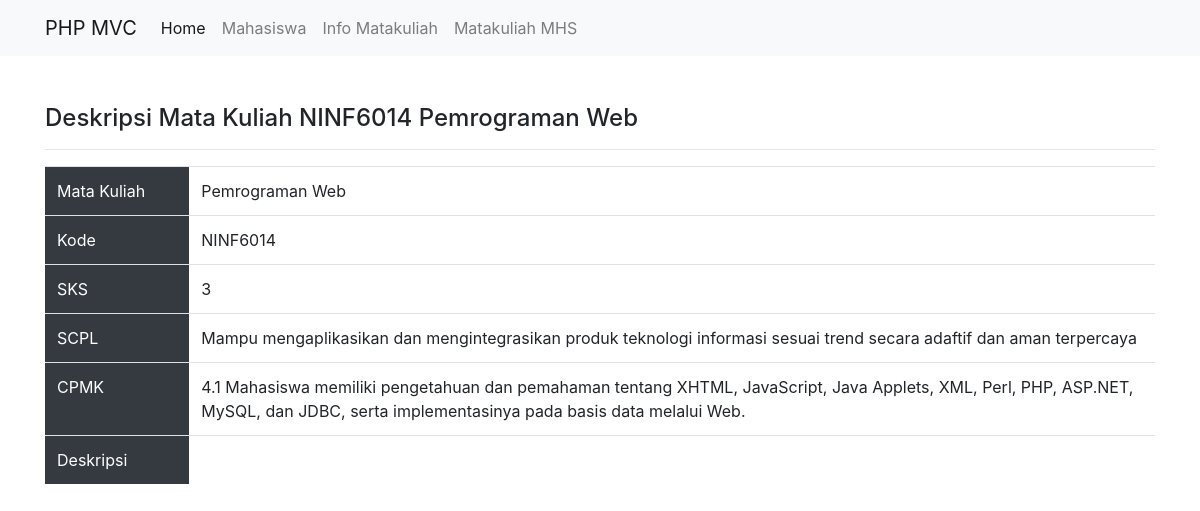
Page /public/matakuliah/detail/1 on the committed database.
### tables this page shows
CREATE TABLE `matakuliah` (
  `id_matkul` int(11) NOT NULL,
  `nama_matkul` varchar(50) NOT NULL,
  `kode_matkul` varchar(50) NOT NULL,
  `sks` int(11) NOT NULL,
  `scpl` varchar(255) NOT NULL,
  `cpmk` text NOT NULL,
  `deskripsi` text DEFAULT NULL,
  `kelas` varchar(50) NOT NULL,
  `offr` varchar(11) NOT NULL,
  `angkatan` int(11) NOT NULL,
  `jam` varchar(50) NOT NULL,
  `hari` varchar(50) NOT NULL,
  `ruangan` varchar(255) NOT NULL
);

### app/core/Controller.php (called while the page is built, shortened)
<?php
class Controller {
    public function view($view, $data = [])
    {
        require_once '../app/views/' . $view . '.php';
    }
    public function model($model)
    {
        return new $model;
    }
}

### app/controllers/Matakuliah.php (called while the page is built, shortened)
<?php
class Matakuliah extends Controller
{
    public function detail($id)
    {
        $data = [
            'judul' => 'Detail Matakuliah',
            'matkul' => $this->model('Matakuliah_model')->getMatakuliahById($id),
        ];
        $this->view('matakuliah/detail', $data);
    }
}

### app/core/App.php (called while the page is built, shortened)
<?php
class App
{
    protected $method = 'index';
    protected $params = [];
    public function __construct()
    {
        $url = $this->parseURL() ?? [''];
        if (file_exists('../app/controllers/' . $url[0] . '.php')) {
            unset($url[0]);
        }
        $this->controller = new $this->controller;
        if (isset($url[1])) {
            if (method_exists($this->controller, $url[1])) {
                $this->method = $url[1];
                unset($url[1]);
            }
        }
        if (!empty($url)) {
            $this->params = array_values($url);
        }
        call_user_func_array([$this->controller, $this->method], $this->params);
    }
    public function parseURL()
    {
        if (isset($_GET['url'])) {
            $url = rtrim($_GET['url'], '/');
            $url = filter_var($url, FILTER_SANITIZE_URL);
            $url = explode('/', $url);
            return $url;
        }
    }
}

### public/index.php (called while the page is built, shortened)
<?php
$app = new App;

### app/core/Database.php (called while the page is built, shortened)
<?php
class Database {
    private $host = DB_HOST;
    private $user = DB_USER;
    private $pass = DB_PASS;
    private $db_name = DB_NAME;
    private $dbh;
    private $stmt;
    public function __construct()
    {
        $dsn = 'mysql:host=' . $this->host . ';dbname=' . $this->db_name;
        $option = [
            PDO::ATTR_PERSISTENT => true,
            PDO::ATTR_ERRMODE => PDO::ERRMODE_EXCEPTION
        ];
        try {
            $this->dbh = new PDO($dsn, $this->user, $this->pass, $option);
        } catch(PDOException $e) {
            die($e->getMessage());
        }
    }
    public function query($query)
    {
        $this->stmt = $this->dbh->prepare($query);
    }
    public function bind($param, $value, $type = null)
    {
        if( is_null($type) ) {
            switch( true ) {
                default :
                    $type = PDO::PARAM_STR;
            }
        }
        $this->stmt->bindValue($param, $value, $type);
    }
    public function execute()
    {
        $this->stmt->execute();
    }
    public function single()
    {
        $this->execute();
        return $this->stmt->fetch(PDO::FETCH_ASSOC);
    }
}

### app/models/Matakuliah_model.php (called while the page is built, shortened)
<?php
class Matakuliah_model
{
    private $table = 'matakuliah';
    private $db;
    public function __construct()
    {
        $this->db = new Database;
    }
    public function getMatakuliahById($id)
    {
        $this->db->query('SELECT * FROM ' . $this->table . ' WHERE id_matkul=:id');
        $this->db->bind('id', $id);
        return $this->db->single();
    }
}

### app/views/matakuliah/detail.php (the view)
<div class="container">
  <div class="row">
    <div class="col-md-12 mt-5">
      <h4>Deskripsi Mata Kuliah <?= $data['matkul']['kode_matkul'] . ' ' . $data['matkul']['nama_matkul']; ?></h4>
      <hr>
    </div>
    <div class="col-md-12 mb-5">
      <table class="table">
        <tr>
          <td style="background-color: #343a40; color: #fff; width: 13%;">Mata Kuliah</td>
          <td><?= $data['matkul']['nama_matkul']; ?></td>
        </tr>
        <tr>
          <td style="background-color: #343a40; color: #fff;">Kode</td>
          <td><?= $data['matkul']['kode_matkul']; ?></td>
        </tr>
        <tr>
          <td style="background-color: #343a40; color: #fff;">SKS</td>
          <td><?= $data['matkul']['sks']; ?></td>
        </tr>
        <tr>
          <td style="background-color: #343a40; color: #fff;">SCPL</td>
          <td><?= $data['matkul']['scpl']; ?></td>
        </tr>
        <tr>
          <td style="background-color: #343a40; color: #fff;">CPMK</td>
          <td><?= $data['matkul']['cpmk']; ?></td>
        </tr>
        <tr>
          <td style="background-color: #343a40; color: #fff;">Deskripsi</td>
          <td><?= $data['matkul']['deskripsi']; ?></td>
        </tr>
      </table>
    </div>
  </div>
</div>

### rows in the picture
matakuliah: kode_matkul "NINF6014", nama_matkul "Pemrograman Web", sks "3", scpl "Mampu mengaplikasikan dan mengintegrasikan produk teknologi informasi sesuai trend secara adaftif dan aman terpercaya", cpmk "4.1 Mahasiswa memiliki pengetahuan dan pemahaman tentang XHTML, JavaScript, Java Applets, XML, Perl, PHP, ASP.NET, MySQL, dan JDBC, serta implementasinya pada basis data melalui Web."
